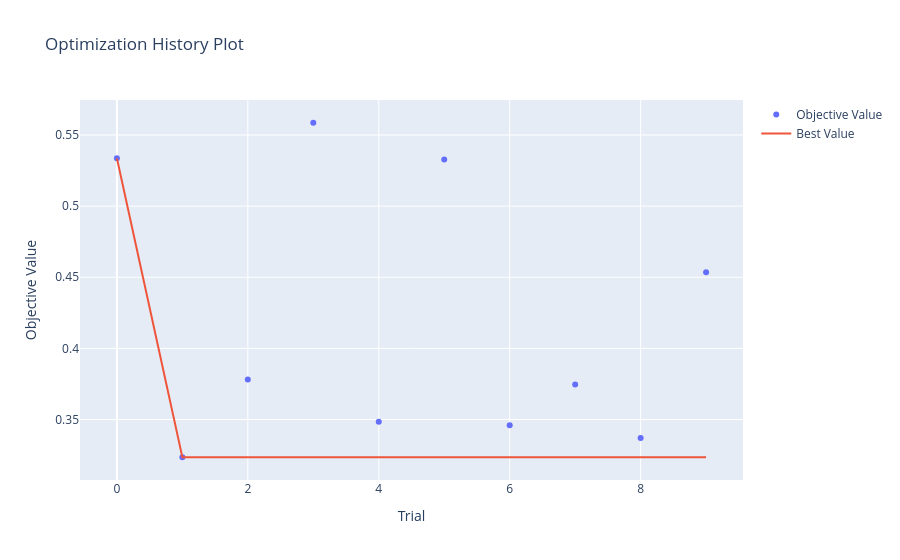
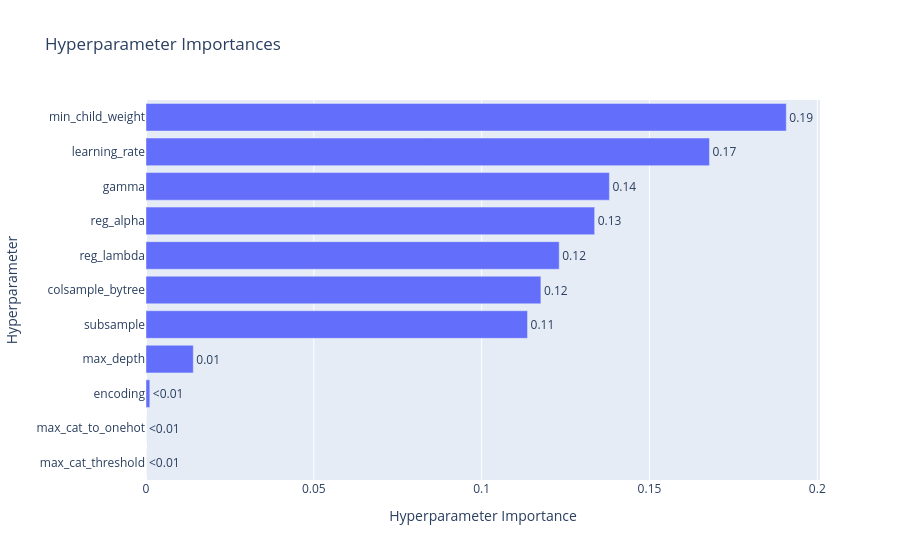
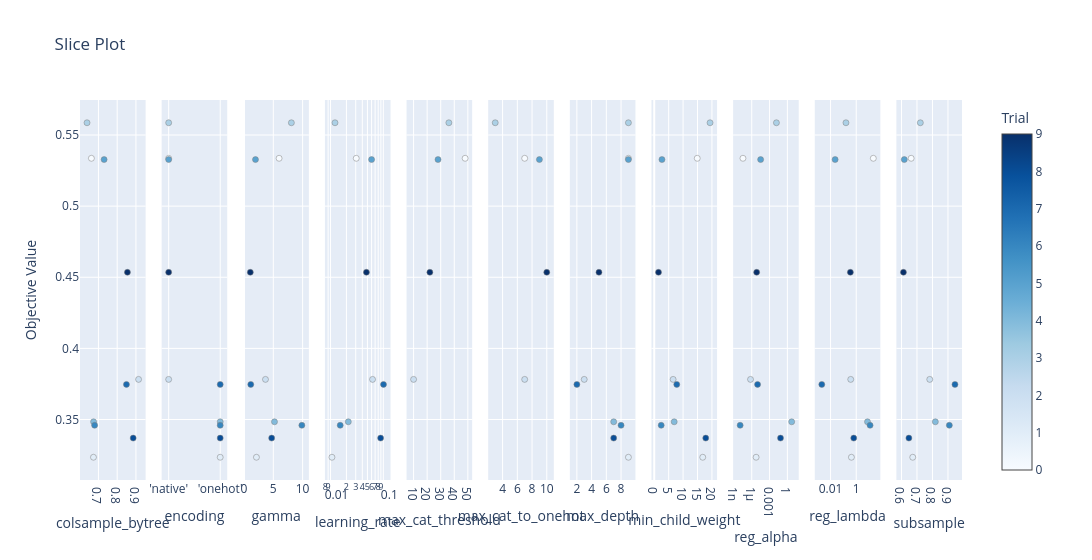

Notebook code cell kept with these figures, in order:
### Code cell
# Как менялось лучшее качество
vis.plot_optimization_history(study).show()

# Важность гиперпараметров
vis.plot_param_importances(study).show()

# Зависимость качества от гиперпараметров
vis.plot_slice(study).show()

### Figure 1 — Plotly figure (JSON) as saved in the notebook; plotly's stock layout.template omitted (floating-point values rounded to 4 significant figures)
{"data": [{"mode": "markers", "name": "Objective Value", "type": "scatter", "x": [0, 1, 2, 3, 4, 5, 6, 7, 8, 9], "y": [0.5337, 0.3235, 0.3782, 0.5586, 0.3484, 0.5328, 0.3459, 0.3747, 0.3369, 0.4535]}, {"mode": "lines", "name": "Best Value", "type": "scatter", "x": [0, 1, 2, 3, 4, 5, 6, 7, 8, 9], "y": [0.5337, 0.3235, 0.3235, 0.3235, 0.3235, 0.3235, 0.3235, 0.3235, 0.3235, 0.3235]}, {"marker": {"color": "#cccccc"}, "mode": "markers", "name": "Infeasible Trial", "showlegend": false, "type": "scatter", "x": [], "y": []}], "layout": {"title": {"text": "Optimization History Plot"}, "xaxis": {"title": {"text": "Trial"}}, "yaxis": {"title": {"text": "Objective Value"}}}}

### Figure 2 — Plotly figure (JSON) as saved in the notebook; plotly's stock layout.template omitted (floating-point values rounded to 4 significant figures)
{"data": [{"cliponaxis": false, "hovertemplate": ["max_cat_threshold (IntDistribution): 0.0<extra></extra>", "max_cat_to_onehot (IntDistribution): 0.0<extra></extra>", "encoding (CategoricalDistribution): 0.0011400793415672068<extra></extra>", "max_depth (IntDistribution): 0.014090587150915782<extra></extra>", "subsample (FloatDistribution): 0.11366674171488672<extra></extra>", "colsample_bytree (FloatDistribution): 0.1176459744389286<extra></extra>", "reg_lambda (FloatDistribution): 0.12310582662260632<extra></extra>", "reg_alpha (FloatDistribution): 0.1336627390150125<extra></extra>", "gamma (FloatDistribution): 0.13805630989001066<extra></extra>", "learning_rate (FloatDistribution): 0.16787163129432756<extra></extra>", "min_child_weight (FloatDistribution): 0.1907601105317446<extra></extra>"], "name": "Objective Value", "orientation": "h", "text": ["<0.01", "<0.01", "<0.01", "0.01", "0.11", "0.12", "0.12", "0.13", "0.14", "0.17", "0.19"], "textposition": "outside", "type": "bar", "x": [0, 0, 0.00114, 0.01409, 0.1137, 0.1176, 0.1231, 0.1337, 0.1381, 0.1679, 0.1908], "y": ["max_cat_threshold", "max_cat_to_onehot", "encoding", "max_depth", "subsample", "colsample_bytree", "reg_lambda", "reg_alpha", "gamma", "learning_rate", "min_child_weight"]}], "layout": {"title": {"text": "Hyperparameter Importances"}, "xaxis": {"title": {"text": "Hyperparameter Importance"}}, "yaxis": {"title": {"text": "Hyperparameter"}}}}

### Figure 3 — Plotly figure (JSON) as saved in the notebook; plotly's stock layout.template omitted (floating-point values rounded to 4 significant figures)
{"data": [{"marker": {"color": [0, 1, 2, 3, 4, 5, 6, 7, 8, 9], "colorbar": {"title": {"text": "Trial"}, "x": 1, "xpad": 40}, "colorscale": [[0, "rgb(247,251,255)"], [0.125, "rgb(222,235,247)"], [0.25, "rgb(198,219,239)"], [0.375, "rgb(158,202,225)"], [0.5, "rgb(107,174,214)"], [0.625, "rgb(66,146,198)"], [0.75, "rgb(33,113,181)"], [0.875, "rgb(8,81,156)"], [1, "rgb(8,48,107)"]], "line": {"color": "Grey", "width": 0.5}, "showscale": true}, "mode": "markers", "name": "Feasible Trial", "showlegend": false, "type": "scatter", "x": [0.6624, 0.6734, 0.9141, 0.6391, 0.6739, 0.7301, 0.6795, 0.8493, 0.8853, 0.8546], "xaxis": "x", "y": [0.5337, 0.3235, 0.3782, 0.5586, 0.3484, 0.5328, 0.3459, 0.3747, 0.3369, 0.4535], "yaxis": "y"}, {"marker": {"color": [0, 2, 3, 5, 9, 1, 4, 6, 7, 8], "colorbar": {"title": {"text": "Trial"}, "x": 1, "xpad": 40}, "colorscale": [[0, "rgb(247,251,255)"], [0.125, "rgb(222,235,247)"], [0.25, "rgb(198,219,239)"], [0.375, "rgb(158,202,225)"], [0.5, "rgb(107,174,214)"], [0.625, "rgb(66,146,198)"], [0.75, "rgb(33,113,181)"], [0.875, "rgb(8,81,156)"], [1, "rgb(8,48,107)"]], "line": {"color": "Grey", "width": 0.5}, "showscale": false}, "mode": "markers", "name": "Feasible Trial", "showlegend": false, "type": "scatter", "x": ["'native'", "'native'", "'native'", "'native'", "'native'", "'onehot'", "'onehot'", "'onehot'", "'onehot'", "'onehot'"], "xaxis": "x2", "y": [0.5337, 0.3782, 0.5586, 0.5328, 0.4535, 0.3235, 0.3484, 0.3459, 0.3747, 0.3369], "yaxis": "y2"}, {"marker": {"color": [0, 1, 2, 3, 4, 5, 6, 7, 8, 9], "colorbar": {"title": {"text": "Trial"}, "x": 1, "xpad": 40}, "colorscale": [[0, "rgb(247,251,255)"], [0.125, "rgb(222,235,247)"], [0.25, "rgb(198,219,239)"], [0.375, "rgb(158,202,225)"], [0.5, "rgb(107,174,214)"], [0.625, "rgb(66,146,198)"], [0.75, "rgb(33,113,181)"], [0.875, "rgb(8,81,156)"], [1, "rgb(8,48,107)"]], "line": {"color": "Grey", "width": 0.5}, "showscale": false}, "mode": "markers", "name": "Feasible Trial", "showlegend": false, "type": "scatter", "x": [5.987, 2.123, 3.664, 8.084, 5.201, 1.96, 9.869, 1.159, 4.722, 1.079], "xaxis": "x3", "y": [0.5337, 0.3235, 0.3782, 0.5586, 0.3484, 0.5328, 0.3459, 0.3747, 0.3369, 0.4535], "yaxis": "y3"}, {"marker": {"color": [0, 1, 2, 3, 4, 5, 6, 7, 8, 9], "colorbar": {"title": {"text": "Trial"}, "x": 1, "xpad": 40}, "colorscale": [[0, "rgb(247,251,255)"], [0.125, "rgb(222,235,247)"], [0.25, "rgb(198,219,239)"], [0.375, "rgb(158,202,225)"], [0.5, "rgb(107,174,214)"], [0.625, "rgb(66,146,198)"], [0.75, "rgb(33,113,181)"], [0.875, "rgb(8,81,156)"], [1, "rgb(8,48,107)"]], "line": {"color": "Grey", "width": 0.5}, "showscale": false}, "mode": "markers", "name": "Feasible Trial", "showlegend": false, "type": "scatter", "x": [0.03071, 0.01064, 0.06252, 0.01215, 0.02171, 0.05996, 0.01525, 0.1008, 0.08897, 0.04787], "xaxis": "x4", "y": [0.5337, 0.3235, 0.3782, 0.5586, 0.3484, 0.5328, 0.3459, 0.3747, 0.3369, 0.4535], "yaxis": "y4"}, {"marker": {"color": [0, 2, 3, 5, 9], "colorbar": {"title": {"text": "Trial"}, "x": 1, "xpad": 40}, "colorscale": [[0, "rgb(247,251,255)"], [0.125, "rgb(222,235,247)"], [0.25, "rgb(198,219,239)"], [0.375, "rgb(158,202,225)"], [0.5, "rgb(107,174,214)"], [0.625, "rgb(66,146,198)"], [0.75, "rgb(33,113,181)"], [0.875, "rgb(8,81,156)"], [1, "rgb(8,48,107)"]], "line": {"color": "Grey", "width": 0.5}, "showscale": false}, "mode": "markers", "name": "Feasible Trial", "showlegend": false, "type": "scatter", "x": [48, 10, 36, 28, 22], "xaxis": "x5", "y": [0.5337, 0.3782, 0.5586, 0.5328, 0.4535], "yaxis": "y5"}, {"marker": {"color": [0, 2, 3, 5, 9], "colorbar": {"title": {"text": "Trial"}, "x": 1, "xpad": 40}, "colorscale": [[0, "rgb(247,251,255)"], [0.125, "rgb(222,235,247)"], [0.25, "rgb(198,219,239)"], [0.375, "rgb(158,202,225)"], [0.5, "rgb(107,174,214)"], [0.625, "rgb(66,146,198)"], [0.75, "rgb(33,113,181)"], [0.875, "rgb(8,81,156)"], [1, "rgb(8,48,107)"]], "line": {"color": "Grey", "width": 0.5}, "showscale": false}, "mode": "markers", "name": "Feasible Trial", "showlegend": false, "type": "scatter", "x": [7, 7, 3, 9, 10], "xaxis": "x6", "y": [0.5337, 0.3782, 0.5586, 0.5328, 0.4535], "yaxis": "y6"}, {"marker": {"color": [0, 1, 2, 3, 4, 5, 6, 7, 8, 9], "colorbar": {"title": {"text": "Trial"}, "x": 1, "xpad": 40}, "colorscale": [[0, "rgb(247,251,255)"], [0.125, "rgb(222,235,247)"], [0.25, "rgb(198,219,239)"], [0.375, "rgb(158,202,225)"], [0.5, "rgb(107,174,214)"], [0.625, "rgb(66,146,198)"], [0.75, "rgb(33,113,181)"], [0.875, "rgb(8,81,156)"], [1, "rgb(8,48,107)"]], "line": {"color": "Grey", "width": 0.5}, "showscale": false}, "mode": "markers", "name": "Feasible Trial", "showlegend": false, "type": "scatter", "x": [9, 9, 3, 9, 7, 9, 8, 2, 7, 5], "xaxis": "x7", "y": [0.5337, 0.3235, 0.3782, 0.5586, 0.3484, 0.5328, 0.3459, 0.3747, 0.3369, 0.4535], "yaxis": "y7"}, {"marker": {"color": [0, 1, 2, 3, 4, 5, 6, 7, 8, 9], "colorbar": {"title": {"text": "Trial"}, "x": 1, "xpad": 40}, "colorscale": [[0, "rgb(247,251,255)"], [0.125, "rgb(222,235,247)"], [0.25, "rgb(198,219,239)"], [0.375, "rgb(158,202,225)"], [0.5, "rgb(107,174,214)"], [0.625, "rgb(66,146,198)"], [0.75, "rgb(33,113,181)"], [0.875, "rgb(8,81,156)"], [1, "rgb(8,48,107)"]], "line": {"color": "Grey", "width": 0.5}, "showscale": false}, "mode": "markers", "name": "Feasible Trial", "showlegend": false, "type": "scatter", "x": [14.91, 16.82, 6.551, 19.35, 6.923, 2.681, 2.416, 7.811, 17.86, 1.483], "xaxis": "x8", "y": [0.5337, 0.3235, 0.3782, 0.5586, 0.3484, 0.5328, 0.3459, 0.3747, 0.3369, 0.4535], "yaxis": "y8"}, {"marker": {"color": [0, 1, 2, 3, 4, 5, 6, 7, 8, 9], "colorbar": {"title": {"text": "Trial"}, "x": 1, "xpad": 40}, "colorscale": [[0, "rgb(247,251,255)"], [0.125, "rgb(222,235,247)"], [0.25, "rgb(198,219,239)"], [0.375, "rgb(158,202,225)"], [0.5, "rgb(107,174,214)"], [0.625, "rgb(66,146,198)"], [0.75, "rgb(33,113,181)"], [0.875, "rgb(8,81,156)"], [1, "rgb(8,48,107)"]], "line": {"color": "Grey", "width": 0.5}, "showscale": false}, "mode": "markers", "name": "Feasible Trial", "showlegend": false, "type": "scatter", "x": [3.332e-08, 5.472e-06, 6.267e-07, 0.01439, 5.324, 3.148e-05, 1.121e-08, 9.508e-06, 0.07032, 6.748e-06], "xaxis": "x9", "y": [0.5337, 0.3235, 0.3782, 0.5586, 0.3484, 0.5328, 0.3459, 0.3747, 0.3369, 0.4535], "yaxis": "y9"}, {"marker": {"color": [0, 1, 2, 3, 4, 5, 6, 7, 8, 9], "colorbar": {"title": {"text": "Trial"}, "x": 1, "xpad": 40}, "colorscale": [[0, "rgb(247,251,255)"], [0.125, "rgb(222,235,247)"], [0.25, "rgb(198,219,239)"], [0.375, "rgb(158,202,225)"], [0.5, "rgb(107,174,214)"], [0.625, "rgb(66,146,198)"], [0.75, "rgb(33,113,181)"], [0.875, "rgb(8,81,156)"], [1, "rgb(8,48,107)"]], "line": {"color": "Grey", "width": 0.5}, "showscale": false}, "mode": "markers", "name": "Feasible Trial", "showlegend": false, "type": "scatter", "x": [21.42, 0.4205, 0.3725, 0.1588, 7.51, 0.02274, 11.95, 0.002079, 0.6403, 0.349], "xaxis": "x10", "y": [0.5337, 0.3235, 0.3782, 0.5586, 0.3484, 0.5328, 0.3459, 0.3747, 0.3369, 0.4535], "yaxis": "y10"}, {"marker": {"color": [0, 1, 2, 3, 4, 5, 6, 7, 8, 9], "colorbar": {"title": {"text": "Trial"}, "x": 1, "xpad": 40}, "colorscale": [[0, "rgb(247,251,255)"], [0.125, "rgb(222,235,247)"], [0.25, "rgb(198,219,239)"], [0.375, "rgb(158,202,225)"], [0.5, "rgb(107,174,214)"], [0.625, "rgb(66,146,198)"], [0.75, "rgb(33,113,181)"], [0.875, "rgb(8,81,156)"], [1, "rgb(8,48,107)"]], "line": {"color": "Grey", "width": 0.5}, "showscale": false}, "mode": "markers", "name": "Feasible Trial", "showlegend": false, "type": "scatter", "x": [0.6624, 0.6727, 0.7824, 0.7218, 0.8187, 0.6181, 0.9089, 0.9452, 0.6478, 0.6126], "xaxis": "x11", "y": [0.5337, 0.3235, 0.3782, 0.5586, 0.3484, 0.5328, 0.3459, 0.3747, 0.3369, 0.4535], "yaxis": "y11"}], "layout": {"title": {"text": "Slice Plot"}, "width": 3300, "xaxis": {"anchor": "y", "domain": [0, 0.07438], "title": {"text": "colsample_bytree"}}, "xaxis10": {"anchor": "y10", "domain": [0.8331, 0.9074], "title": {"text": "reg_lambda"}, "type": "log"}, "xaxis11": {"anchor": "y11", "domain": [0.9256, 1.0], "title": {"text": "subsample"}}, "xaxis2": {"anchor": "y2", "categoryarray": ["'native'", "'onehot'"], "categoryorder": "array", "domain": [0.09256, 0.1669], "title": {"text": "encoding"}, "type": "category"}, "xaxis3": {"anchor": "y3", "domain": [0.1851, 0.2595], "title": {"text": "gamma"}}, "xaxis4": {"anchor": "y4", "domain": [0.2777, 0.3521], "title": {"text": "learning_rate"}, "type": "log"}, "xaxis5": {"anchor": "y5", "domain": [0.3702, 0.4446], "title": {"text": "max_cat_threshold"}}, "xaxis6": {"anchor": "y6", "domain": [0.4628, 0.5372], "title": {"text": "max_cat_to_onehot"}}, "xaxis7": {"anchor": "y7", "domain": [0.5554, 0.6298], "title": {"text": "max_depth"}}, "xaxis8": {"anchor": "y8", "domain": [0.6479, 0.7223], "title": {"text": "min_child_weight"}}, "xaxis9": {"anchor": "y9", "domain": [0.7405, 0.8149], "title": {"text": "reg_alpha"}, "type": "log"}, "yaxis": {"anchor": "x", "domain": [0, 1], "title": {"text": "Objective Value"}}, "yaxis10": {"anchor": "x10", "domain": [0, 1], "matches": "y", "showticklabels": false}, "yaxis11": {"anchor": "x11", "domain": [0, 1], "matches": "y", "showticklabels": false}, "yaxis2": {"anchor": "x2", "domain": [0, 1], "matches": "y", "showticklabels": false}, "yaxis3": {"anchor": "x3", "domain": [0, 1], "matches": "y", "showticklabels": false}, "yaxis4": {"anchor": "x4", "domain": [0, 1], "matches": "y", "showticklabels": false}, "yaxis5": {"anchor": "x5", "domain": [0, 1], "matches": "y", "showticklabels": false}, "yaxis6": {"anchor": "x6", "domain": [0, 1], "matches": "y", "showticklabels": false}, "yaxis7": {"anchor": "x7", "domain": [0, 1], "matches": "y", "showticklabels": false}, "yaxis8": {"anchor": "x8", "domain": [0, 1], "matches": "y", "showticklabels": false}, "yaxis9": {"anchor": "x9", "domain": [0, 1], "matches": "y", "showticklabels": false}}}
